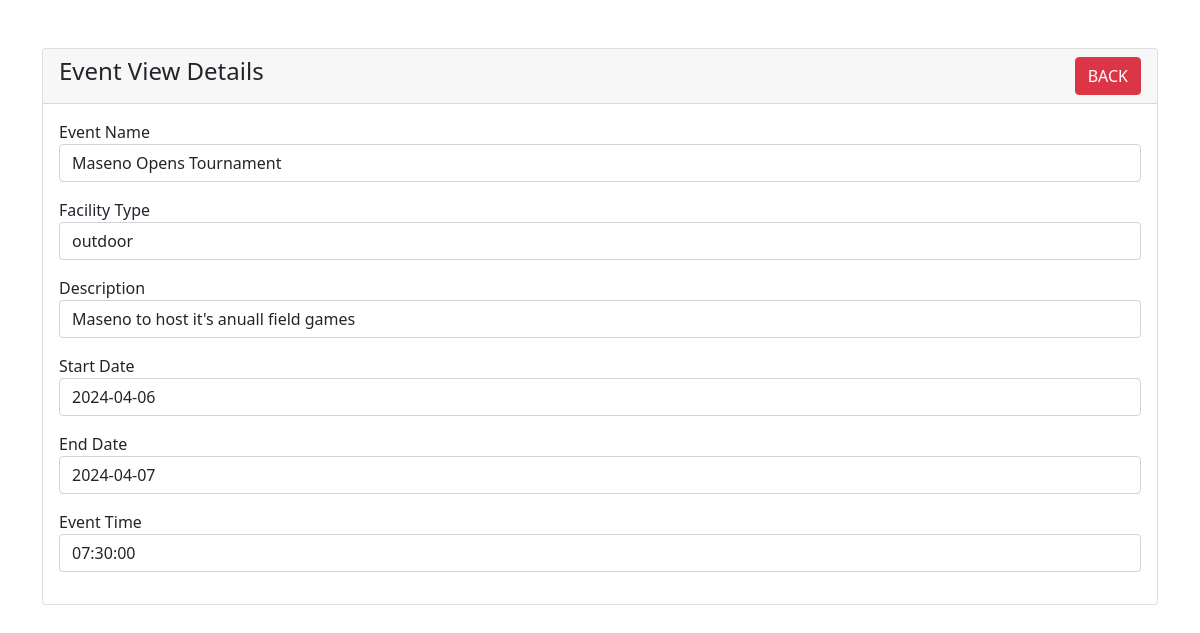
/admin/event_view.php?id=1, run on the app's committed database.
### tables this page shows
CREATE TABLE `events` (
  `id` int(11) NOT NULL,
  `event_name` varchar(255) NOT NULL,
  `facility_name` int(11) DEFAULT NULL,
  `facility_type` enum('indoor','outdoor') NOT NULL,
  `description` text DEFAULT NULL,
  `start_date` date NOT NULL,
  `end_date` date NOT NULL,
  `event_time` time NOT NULL
);

### admin/event_view.php (the view, shortened to what this page needs)
<?php
require '../includes/dbh.inc.php';
?>
<!doctype html>
<html lang="en">
<head>
    <link href="https://cdn.jsdelivr.net/npm/bootstrap@5.1.3/dist/css/bootstrap.min.css" rel="stylesheet">
</head>
<body>
<div class="container mt-5">
    <div class="row">
        <div class="col-md-12">
            <div class="card">
                <div class="card-header">
                    <h4>Event View Details
                        <a href="event_details.php" class="btn btn-danger float-end">BACK</a>
                    </h4>
                </div>
                <div class="card-body">
                    <?php
                    if(isset($_GET['id']))
                    {
                        $event_id = mysqli_real_escape_string($con, $_GET['id']);
                        $query ="SELECT * FROM events WHERE id='$event_id'";
                        $query_run = mysqli_query($con, $query);
                        if(mysqli_num_rows($query_run) >0)
                        {
                            $event = mysqli_fetch_array($query_run);
                            ?>
                            <div class="mb-3">
                                <label for="event_name">Event Name</label>
                                <p class="form-control"><?=$event['event_name'];?></p>
                            </div>
                            <div class="mb-3">
                                <label for="facility_type">Facility Type</label>
                                <p class="form-control"><?=$event['facility_type'];?></p>
                            </div>
                            <div class="mb-3">
                                <label for="description">Description</label>
                                <p class="form-control"><?=$event['description'];?></p>
                            </div>
                            <div class="mb-3">
                                <label for="start_date">Start Date</label>
                                <p class="form-control"><?=$event['start_date'];?></p>
                            </div>
                            <div class="mb-3">
                                <label for="end_date">End Date</label>
                                <p class="form-control"><?=$event['end_date'];?></p>
                            </div>
                            <div class="mb-3">
                                <label for="event_time">Event Time</label>
                                <p class="form-control"><?=$event['event_time'];?></p>
                            </div>
                            <?php
                        }
                        else {
                            echo "<h4>No such ID Found</h4>";
                        }
                    }
                    ?>
                </div>
            </div>
        </div>
    </div>
</div>
</body>
</html>

### data on the page
events: event_name "Maseno Opens Tournament", facility_type "outdoor", description "Maseno to host it's anuall field games", start_date "2024-04-06", end_date "2024-04-07", event_time "07:30:00"
